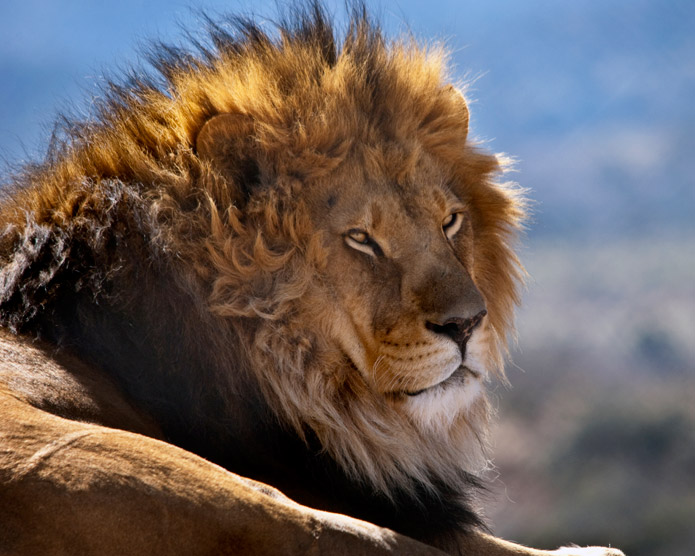
#> input picture lionBMP.jpg, 695 x 556 px
$ python 'gray image.py'
#> lines starting #> are read from the running program, lines starting #| are printed output that depends on the picture
import cv2
import numpy as nu
########gray scale##############
img=cv2.imread("lionBMP.jpg")
#> img is the input picture: shape (556, 695, 3); mean B, G, R 93.5, 96.3, 106.5

gray=cv2.cvtColor(img,cv2.COLOR_BGR2GRAY)
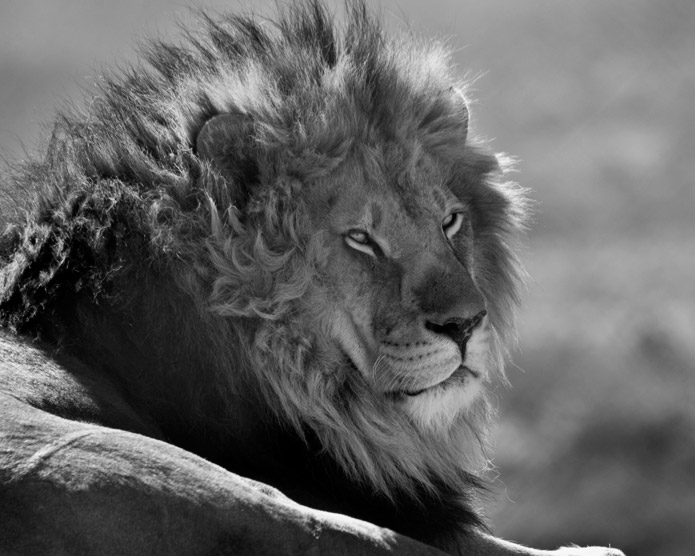
#> gray: shape (556, 695); min 0, max 255, mean 99

#> (the run stopped early here; a loop or call above may not have finished)

$ run again, with lion.jpg copied over lionBMP.jpg
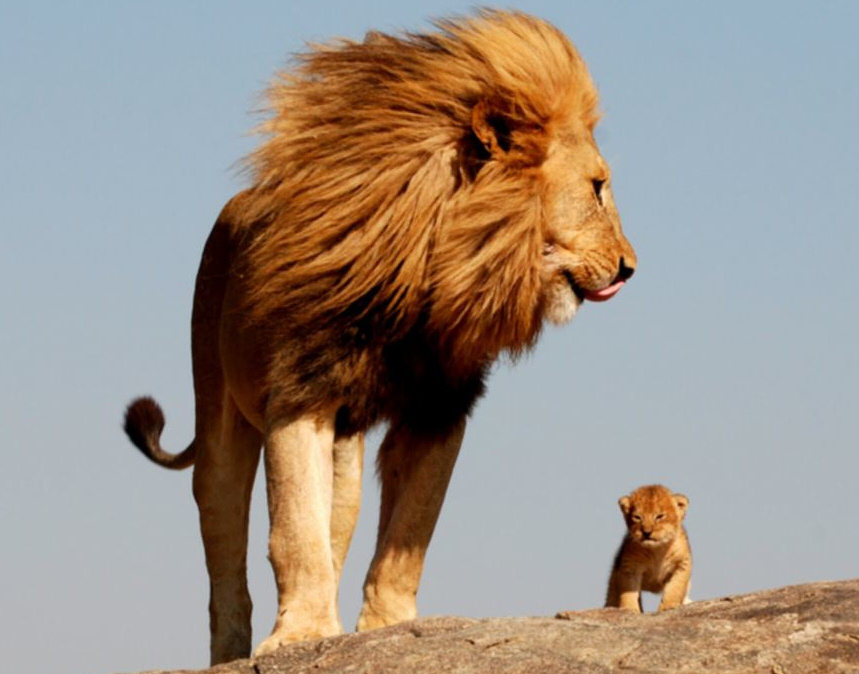
#> input picture lion.jpg, 859 x 674 px
#> img is the input picture: shape (674, 859, 3); mean B, G, R 135.7, 146.2, 157.9
#> `gray=cv2.cvtColor(img,cv2.COLOR_BGR2GRAY)`:
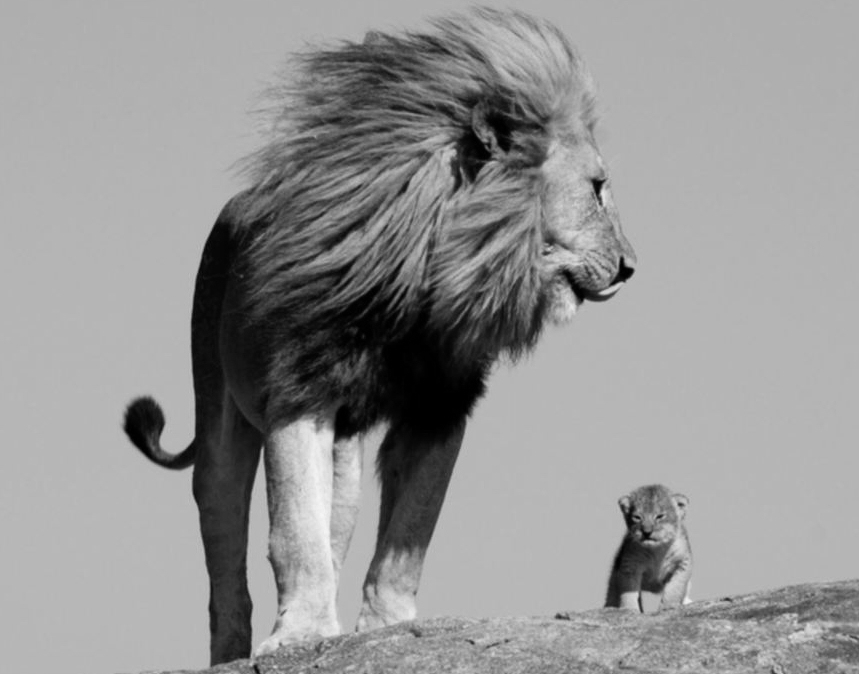
#> gray: shape (674, 859); min 0, max 246, mean 148.5
